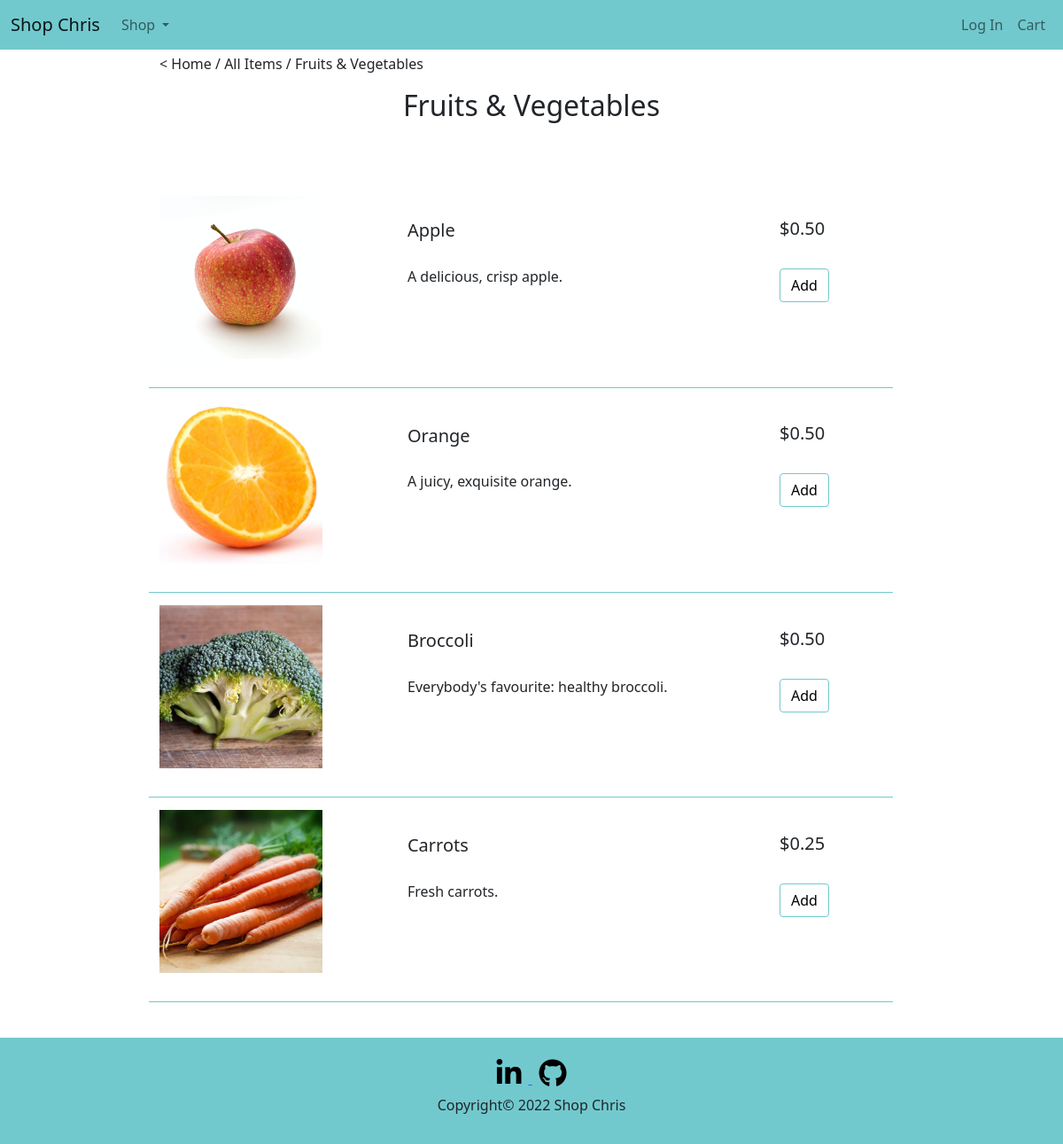
Page /products/fruits_and_vegetables on the committed database.
### main.py (models this page shows)
class Product(db.Model):
    __tablename__ = "products"
    id = db.Column(db.Integer, primary_key=True)
    name = db.Column(db.String(100), nullable=False, unique=True)
    category = db.Column(db.String(100), nullable=False)
    category_title = db.Column(db.String(100), nullable=False)
    description = db.Column(db.Text, nullable=False)
    price = db.Column(db.Float, nullable=False)
    img = db.Column(db.String(100), nullable=False)

### main.py (the view)
@app.route("/products/<string:category>", methods=["GET", "POST"])
def products(category):
    products_list = Product.query.filter_by(category=category)
    if request.method == "POST":
        item = request.form.get('add_button')
        shopping_cart.append(item)
        return render_template("products_by_category.html", logged_in=current_user.is_authenticated,
                               cart_size=len(shopping_cart), title=products_list[0].category_title,
                               copyright_year=copyright_year, products=products_list)
    return render_template("products_by_category.html", logged_in=current_user.is_authenticated,
                           cart_size=len(shopping_cart), title=products_list[0].category_title,
                           copyright_year=copyright_year, products=products_list)

### templates/products_by_category.html
{% extends "base.html" %}
{% block content %}
<div class="container-fluid items-container">
    <p>< <a class="link-unstyled black-hyperlink" href="{{ url_for('home') }}">Home</a>
        / <a class="link-unstyled black-hyperlink" href="{{ url_for('all_items') }}">All Items</a>
        / {{ products[0].category_title.title() }}
    </p>
    <h2> {{ products[0].category_title }}</h2>
</div>
<form method="post" action="{{ url_for('products', category=products[0].category) }}">
    <div class="container-fluid items-container">
    {% for product in products %}
        <div class="row product-item-border">
            <div class="col-lg-4">
                <a href="{{url_for('individual_product', category=product.category, item=product.name) }}">
                    <img class="category-image-thumbnail" src="{{ url_for('static', filename=product.name+'.jpg') }}">
                </a>
            </div>
            <div class="col-lg-6 cold-md-7">
                <a class="link-unstyled black-hyperlink"
                   href="{{url_for('individual_product', category=product.category, item=product.name) }}">
                    <h5 class="cart-item-heading">{{ product.name.title() }}</h5>
                </a>
                <p class="cart-item-description">{{ product.description }}</p>
            </div>
            <div class="col-lg-2 col-md-5">
                <h5 class="cart-pricing">${{ "%.2f"|format(product.price) }}</h5>
                <button type="submit" class="btn btn-outline-primary generic-button add-button-product-page"
                        name="add_button" value={{product.name}}>
                    Add
                </button>
            </div>
            <div class="row cart-white-space"></div>
        </div>
    {% endfor %}
    </div>
</form>
{% endblock %}

### templates/base.html (shortened to what this page needs)
<!DOCTYPE html>
<html lang="en">
<head>
    <link href="https://cdn.jsdelivr.net/npm/bootstrap@5.1.3/dist/css/bootstrap.min.css" rel="stylesheet">
    <link rel="stylesheet" type="text/css" href="{{ url_for('static', filename='styles.css') }}">
</head>
<body>
    <nav class="navbar navbar-expand-lg navbar-light">
      <div class="container-fluid">
        <a class="navbar-brand" href="{{ url_for('home') }}">Shop Chris</a>
        <div class="collapse navbar-collapse" id="navbarSupportedContent">
          <ul class="navbar-nav me-auto mb-2 mb-lg-0">
            <li class="nav-item dropdown">
              <a class="nav-link dropdown-toggle" href="#" role="button" data-bs-toggle="dropdown" aria-expanded="false">
                Shop
              </a>
            </li>
          </ul>
          <ul class="navbar-nav ms-auto">
            <li class="nav-item">
              {% if not logged_in %}
              <a class="nav-link" href="{{ url_for('login') }}">Log In</a>
              {% endif %}
            </li>
            <li class="nav-item">
              {% if cart_size != 0 %}
              <a class="nav-link" href="{{ url_for('cart') }}">Cart({{ cart_size }})</a>
              {% else %}
              <a class="nav-link" href="{{ url_for('cart') }}">Cart</a>
              {% endif %}
            </li>
          </ul>
        </div>
      </div>
    </nav>
{% block content %}
{% endblock %}
    <div class="footer-extra-white-space"></div>
    <footer id="footer">
        <a href="https://www.linkedin.com/in/chris-huynh-bb2a4264/">
            <i class="fab-icon fab fa-linkedin-in fa-2x"></i>
        </a>
        <a href="https://github.com/ChrisHuynh333">
            <i class="fab-icon fab fa-github fa-2x"></i>
        </a>
        <p>Copyright© {{ copyright_year }} Shop Chris</p>
    </footer>
</body>
</html>

### static/styles.css (style rules this page uses)
@media screen and (max-width:1300px) { .items-container { padding-top: 60px !important; } }
body { min-height: 100vh; position: relative; margin: 0; padding-bottom: 100px; box-sizing: border-box; }
h2 { text-align: center; }
.items-container, .images-container { padding: 4% 15% 0 15%; }
.black-hyperlink { color: black; }
.generic-button { border-color: #71C9CE !important; color: black !important; margin-left: auto !important; margin-right: auto; }
.navbar { background: #71C9CE; top: 0; width: 100%; position: fixed; z-index: 2; }
#footer { background-color: #71C9CE; text-align: center; padding: 2% 0 0 0; position: absolute; width: 100%; bottom: 0; height: 120px; }
.footer-extra-white-space { padding-top: 5%; }
.fab-icon { color: black; padding: 0 0.5rem 0.5rem 0.5rem; }
.link-unstyled { color: inherit; text-decoration: inherit; }
.cart-white-space { padding: 1rem; }
.cart-item-heading { padding: 7% 0 5% 0; text-align: left; }
.cart-pricing { padding-top: 22%; }
.product-item-border { width: 100%; border-bottom: 1px solid #71C9CE; padding-top: 1.7%; }
.add-button-product-page { margin-top: 25px; }
.individual-product-thumbnail, .category-image-thumbnail { width: 13rem; height: 13rem; }
.category-image-thumbnail { width: 10rem; height: 10rem; }
.category-image-thumbnail { width: 11.5rem; height: 11.5rem; object-fit: cover; display: block; }

### rows in the picture
Product: category_title "Fruits & Vegetables", name (picture), name "Apple", description "A delicious, crisp apple.", price "0.50"
Product: name (picture), name "Orange", description "A juicy, exquisite orange.", price "0.50"
Product: name (picture), name "Broccoli", description "Everybody's favourite: healthy broccoli.", price "0.50"
Product: name (picture), name "Carrots", description "Fresh carrots.", price "0.25"

### other values in the picture
{{ copyright_year }} "2022"
